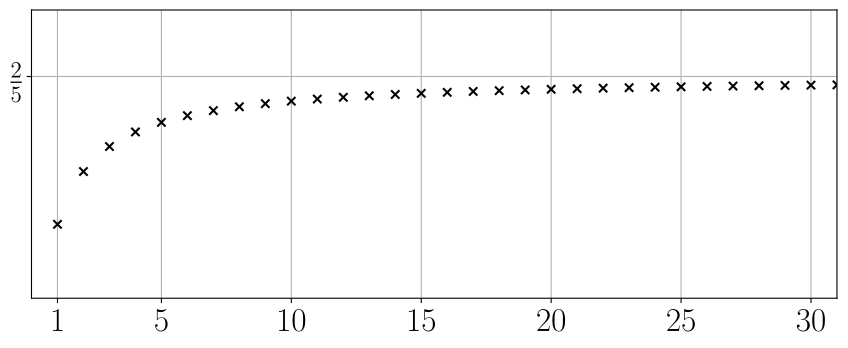

The script that drew this image:
import numpy as np, matplotlib.pyplot as plt
from matplotlib import rcParams
from pathlib import Path

rcParams['font.size'] = 24
rcParams['text.usetex'] = True

fig = plt.figure(figsize=(9,4))
ax = fig.add_subplot()

def f(n):
    return (2*n + 1) / (5*n + 4)

n = np.arange(1, 41)
a_n = f(n)

ax.grid()
ax.set_axisbelow(True)
ax.scatter(n, a_n, color='black', marker='x')

ax.set_xlim(0, 31)
ax.set_ylim(0.3, 0.43)
ax.set_xticks(ticks=[1, 5, 10, 15, 20, 25, 30])
ax.set_yticks(ticks=[0.4], labels=[r'$\frac{2}{5}$'])

plt.tight_layout()

plt.savefig(Path(__file__).with_suffix('.pdf'), format="pdf", bbox_inches="tight")
#plt.show()
